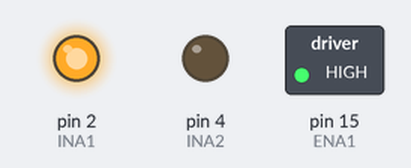
The sketch below on a simulated Arduino Uno, built with avr-gcc and run on an emulated ATmega328P. Parts: switched loads named in the sketch (green lamp = pin HIGH), output pins drawn as LEDs (lit = HIGH).

Above: at 1.5 s.
At 4.5 s:
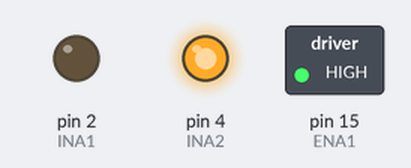
Timing chart, 0 to 6.9 s (numbered marks = the images above):
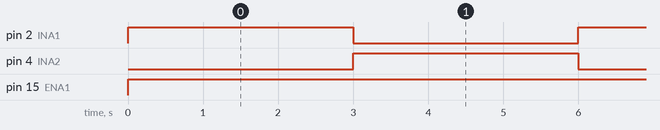

The sketch:

L298n_dcmotor.ino
```cpp
  int ENA1 = 15;

  int INA1 = 2;

  int INA2 = 4;
void setup() {
  pinMode(ENA1, OUTPUT);
  pinMode(INA1, OUTPUT);
  pinMode(INA2, OUTPUT);
}

void hamLen()
{
  digitalWrite(ENA1, HIGH);
  digitalWrite(INA1, HIGH);
  digitalWrite(INA2, LOW);
}
void hamXuong()
{
  digitalWrite(ENA1, HIGH);
  digitalWrite(INA1, LOW);
  digitalWrite(INA2, HIGH);
}
void loop() {
    hamLen();
    delay(3000);
    hamXuong();
    delay(3000);
}
```

Measured:
- by itself, pin 2 (INA1), pin 4 (INA2): alternates HIGH for 3.0 s and LOW for 3.0 s
- by itself, pin 15 (ENA1): LOW → HIGH at 0.00 s
